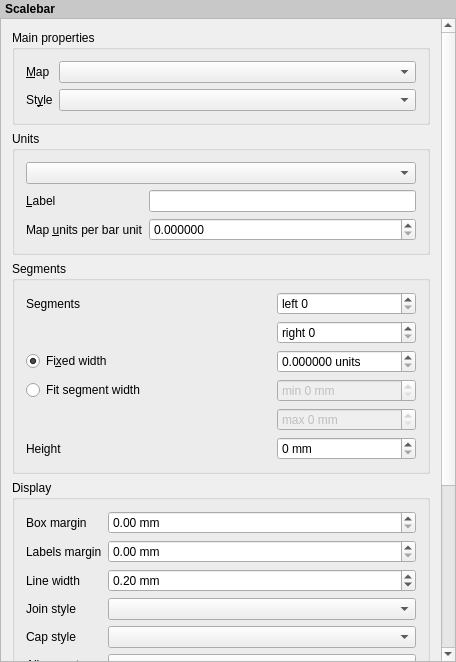
<?xml version="1.0" encoding="UTF-8"?>
<ui version="4.0">
 <class>QgsComposerScaleBarWidgetBase</class>
 <widget class="QWidget" name="QgsComposerScaleBarWidgetBase">
  <property name="geometry">
   <rect>
    <x>0</x>
    <y>0</y>
    <width>456</width>
    <height>662</height>
   </rect>
  </property>
  <property name="sizePolicy">
   <sizepolicy hsizetype="Expanding" vsizetype="Expanding">
    <horstretch>0</horstretch>
    <verstretch>0</verstretch>
   </sizepolicy>
  </property>
  <property name="windowTitle">
   <string>Barscale Options</string>
  </property>
  <layout class="QVBoxLayout" name="verticalLayout">
   <property name="spacing">
    <number>0</number>
   </property>
   <property name="leftMargin">
    <number>0</number>
   </property>
   <property name="topMargin">
    <number>0</number>
   </property>
   <property name="rightMargin">
    <number>0</number>
   </property>
   <property name="bottomMargin">
    <number>0</number>
   </property>
   <item>
    <widget class="QLabel" name="label_5">
     <property name="sizePolicy">
      <sizepolicy hsizetype="Preferred" vsizetype="Maximum">
       <horstretch>0</horstretch>
       <verstretch>0</verstretch>
      </sizepolicy>
     </property>
     <property name="styleSheet">
      <string notr="true">padding: 2px; font-weight: bold; background-color: rgb(200, 200, 200);</string>
     </property>
     <property name="text">
      <string>Scalebar</string>
     </property>
    </widget>
   </item>
   <item>
    <widget class="QScrollArea" name="scrollArea">
     <property name="widgetResizable">
      <bool>true</bool>
     </property>
     <widget class="QWidget" name="scrollAreaWidgetContents">
      <property name="geometry">
       <rect>
        <x>0</x>
        <y>-275</y>
        <width>438</width>
        <height>914</height>
       </rect>
      </property>
      <layout class="QVBoxLayout" name="mainLayout">
       <item>
        <widget class="QgsCollapsibleGroupBoxBasic" name="groupBox">
         <property name="focusPolicy">
          <enum>Qt::StrongFocus</enum>
         </property>
         <property name="title">
          <string>Main properties</string>
         </property>
         <property name="syncGroup" stdset="0">
          <string notr="true">composeritem</string>
         </property>
         <property name="collapsed" stdset="0">
          <bool>false</bool>
         </property>
         <layout class="QGridLayout" name="gridLayout" columnstretch="0,1">
          <item row="0" column="0">
           <widget class="QLabel" name="mMapLabel">
            <property name="sizePolicy">
             <sizepolicy hsizetype="Expanding" vsizetype="Fixed">
              <horstretch>0</horstretch>
              <verstretch>0</verstretch>
             </sizepolicy>
            </property>
            <property name="text">
             <string>&amp;Map</string>
            </property>
            <property name="wordWrap">
             <bool>true</bool>
            </property>
            <property name="buddy">
             <cstring>mMapComboBox</cstring>
            </property>
           </widget>
          </item>
          <item row="0" column="1">
           <widget class="QComboBox" name="mMapComboBox">
            <property name="enabled">
             <bool>true</bool>
            </property>
            <property name="sizePolicy">
             <sizepolicy hsizetype="Expanding" vsizetype="Fixed">
              <horstretch>0</horstretch>
              <verstretch>0</verstretch>
             </sizepolicy>
            </property>
           </widget>
          </item>
          <item row="1" column="0">
           <widget class="QLabel" name="mStyleLabel">
            <property name="text">
             <string>St&amp;yle</string>
            </property>
            <property name="buddy">
             <cstring>mStyleComboBox</cstring>
            </property>
           </widget>
          </item>
          <item row="1" column="1">
           <widget class="QComboBox" name="mStyleComboBox"/>
          </item>
         </layout>
        </widget>
       </item>
       <item>
        <widget class="QgsCollapsibleGroupBoxBasic" name="mGroupBoxUnits">
         <property name="focusPolicy">
          <enum>Qt::StrongFocus</enum>
         </property>
         <property name="title">
          <string>Units</string>
         </property>
         <property name="syncGroup" stdset="0">
          <string notr="true">composeritem</string>
         </property>
         <property name="collapsed" stdset="0">
          <bool>false</bool>
         </property>
         <layout class="QGridLayout" name="gridLayout_2" columnstretch="0,1">
          <item row="1" column="0">
           <widget class="QLabel" name="mUnitLabelLabel">
            <property name="text">
             <string>&amp;Label</string>
            </property>
            <property name="wordWrap">
             <bool>true</bool>
            </property>
            <property name="buddy">
             <cstring>mUnitLabelLineEdit</cstring>
            </property>
           </widget>
          </item>
          <item row="1" column="1">
           <widget class="QLineEdit" name="mUnitLabelLineEdit"/>
          </item>
          <item row="2" column="0">
           <widget class="QLabel" name="mMapUnitsPerBarUnitLabel">
            <property name="text">
             <string>Map &amp;units per bar unit</string>
            </property>
            <property name="wordWrap">
             <bool>false</bool>
            </property>
            <property name="buddy">
             <cstring>mMapUnitsPerBarUnitSpinBox</cstring>
            </property>
           </widget>
          </item>
          <item row="2" column="1">
           <widget class="QgsDoubleSpinBox" name="mMapUnitsPerBarUnitSpinBox">
            <property name="decimals">
             <number>6</number>
            </property>
            <property name="maximum">
             <double>9999999999999.000000000000000</double>
            </property>
            <property name="showClearButton" stdset="0">
             <bool>false</bool>
            </property>
           </widget>
          </item>
          <item row="0" column="0" colspan="2">
           <widget class="QComboBox" name="mUnitsComboBox"/>
          </item>
         </layout>
        </widget>
       </item>
       <item>
        <widget class="QgsCollapsibleGroupBoxBasic" name="mGroupBoxSegments">
         <property name="focusPolicy">
          <enum>Qt::StrongFocus</enum>
         </property>
         <property name="title">
          <string>Segments</string>
         </property>
         <property name="syncGroup" stdset="0">
          <string notr="true">composeritem</string>
         </property>
         <property name="collapsed" stdset="0">
          <bool>false</bool>
         </property>
         <layout class="QGridLayout" name="gridLayout_3" columnstretch="0,0,0">
          <item row="0" column="0">
           <widget class="QLabel" name="mSegmentLabel">
            <property name="text">
             <string>Segments</string>
            </property>
           </widget>
          </item>
          <item row="2" column="2">
           <widget class="QgsDoubleSpinBox" name="mSegmentSizeSpinBox">
            <property name="suffix">
             <string> units</string>
            </property>
            <property name="decimals">
             <number>6</number>
            </property>
            <property name="maximum">
             <double>9999999999999.000000000000000</double>
            </property>
            <property name="showClearButton" stdset="0">
             <bool>false</bool>
            </property>
           </widget>
          </item>
          <item row="5" column="0" colspan="2">
           <widget class="QLabel" name="label">
            <property name="text">
             <string>Height</string>
            </property>
           </widget>
          </item>
          <item row="1" column="2">
           <widget class="QgsSpinBox" name="mNumberOfSegmentsSpinBox">
            <property name="suffix">
             <string/>
            </property>
            <property name="prefix">
             <string>right </string>
            </property>
            <property name="value">
             <number>0</number>
            </property>
           </widget>
          </item>
          <item row="4" column="2">
           <widget class="QgsSpinBox" name="mMaxWidthSpinBox">
            <property name="enabled">
             <bool>false</bool>
            </property>
            <property name="suffix">
             <string> mm</string>
            </property>
            <property name="prefix">
             <string>max </string>
            </property>
            <property name="maximum">
             <number>999</number>
            </property>
           </widget>
          </item>
          <item row="0" column="2">
           <widget class="QgsSpinBox" name="mSegmentsLeftSpinBox">
            <property name="suffix">
             <string/>
            </property>
            <property name="prefix">
             <string>left </string>
            </property>
           </widget>
          </item>
          <item row="3" column="2">
           <widget class="QgsSpinBox" name="mMinWidthSpinBox">
            <property name="enabled">
             <bool>false</bool>
            </property>
            <property name="suffix">
             <string> mm</string>
            </property>
            <property name="prefix">
             <string>min </string>
            </property>
            <property name="maximum">
             <number>999</number>
            </property>
           </widget>
          </item>
          <item row="5" column="2">
           <widget class="QgsSpinBox" name="mHeightSpinBox">
            <property name="suffix">
             <string> mm</string>
            </property>
            <property name="prefix">
             <string/>
            </property>
            <property name="showClearButton" stdset="0">
             <bool>false</bool>
            </property>
           </widget>
          </item>
          <item row="2" column="0" colspan="2">
           <widget class="QRadioButton" name="mFixedSizeRadio">
            <property name="text">
             <string>Fi&amp;xed width</string>
            </property>
            <property name="checked">
             <bool>true</bool>
            </property>
           </widget>
          </item>
          <item row="3" column="0" colspan="2">
           <widget class="QRadioButton" name="mFitWidthRadio">
            <property name="text">
             <string>Fit segment width</string>
            </property>
           </widget>
          </item>
         </layout>
        </widget>
       </item>
       <item>
        <widget class="QgsCollapsibleGroupBoxBasic" name="groupBox_5">
         <property name="focusPolicy">
          <enum>Qt::StrongFocus</enum>
         </property>
         <property name="title">
          <string>Display</string>
         </property>
         <property name="syncGroup" stdset="0">
          <string notr="true">composeritem</string>
         </property>
         <property name="collapsed" stdset="0">
          <bool>true</bool>
         </property>
         <layout class="QGridLayout" name="gridLayout_4" columnstretch="0,1">
          <item row="0" column="0">
           <widget class="QLabel" name="label_4">
            <property name="text">
             <string>Box margin</string>
            </property>
           </widget>
          </item>
          <item row="0" column="1">
           <widget class="QgsDoubleSpinBox" name="mBoxSizeSpinBox">
            <property name="prefix">
             <string/>
            </property>
            <property name="suffix">
             <string> mm</string>
            </property>
           </widget>
          </item>
          <item row="1" column="0">
           <widget class="QLabel" name="label_2">
            <property name="text">
             <string>Labels margin</string>
            </property>
           </widget>
          </item>
          <item row="1" column="1">
           <widget class="QgsDoubleSpinBox" name="mLabelBarSpaceSpinBox">
            <property name="prefix">
             <string/>
            </property>
            <property name="suffix">
             <string> mm</string>
            </property>
           </widget>
          </item>
          <item row="2" column="0">
           <widget class="QLabel" name="label_3">
            <property name="text">
             <string>Line width</string>
            </property>
           </widget>
          </item>
          <item row="2" column="1">
           <widget class="QgsDoubleSpinBox" name="mLineWidthSpinBox">
            <property name="sizePolicy">
             <sizepolicy hsizetype="Expanding" vsizetype="Fixed">
              <horstretch>0</horstretch>
              <verstretch>0</verstretch>
             </sizepolicy>
            </property>
            <property name="prefix">
             <string/>
            </property>
            <property name="suffix">
             <string> mm</string>
            </property>
            <property name="minimum">
             <double>0.010000000000000</double>
            </property>
            <property name="singleStep">
             <double>0.100000000000000</double>
            </property>
            <property name="value">
             <double>0.200000000000000</double>
            </property>
            <property name="showClearButton" stdset="0">
             <bool>false</bool>
            </property>
           </widget>
          </item>
          <item row="3" column="0">
           <widget class="QLabel" name="label_8">
            <property name="text">
             <string>Join style</string>
            </property>
           </widget>
          </item>
          <item row="3" column="1">
           <widget class="QgsPenJoinStyleComboBox" name="mLineJoinStyleCombo"/>
          </item>
          <item row="4" column="0">
           <widget class="QLabel" name="label_6">
            <property name="text">
             <string>Cap style</string>
            </property>
           </widget>
          </item>
          <item row="4" column="1">
           <widget class="QgsPenCapStyleComboBox" name="mLineCapStyleCombo"/>
          </item>
          <item row="5" column="0">
           <widget class="QLabel" name="mAlignmentLabel">
            <property name="text">
             <string>Alignment</string>
            </property>
           </widget>
          </item>
          <item row="5" column="1">
           <widget class="QComboBox" name="mAlignmentComboBox"/>
          </item>
         </layout>
        </widget>
       </item>
       <item>
        <widget class="QgsCollapsibleGroupBoxBasic" name="groupBox_4">
         <property name="focusPolicy">
          <enum>Qt::StrongFocus</enum>
         </property>
         <property name="title">
          <string>Fonts and colors</string>
         </property>
         <property name="syncGroup" stdset="0">
          <string notr="true">composeritem</string>
         </property>
         <property name="collapsed" stdset="0">
          <bool>true</bool>
         </property>
         <layout class="QGridLayout" name="gridLayout_5" columnstretch="0,1">
          <item row="1" column="0">
           <widget class="QLabel" name="label_7">
            <property name="text">
             <string>Font color</string>
            </property>
           </widget>
          </item>
          <item row="1" column="1">
           <layout class="QHBoxLayout" name="horizontalLayout_2">
            <item>
             <widget class="QgsColorButtonV2" name="mFontColorButton">
              <property name="minimumSize">
               <size>
                <width>120</width>
                <height>0</height>
               </size>
              </property>
              <property name="maximumSize">
               <size>
                <width>120</width>
                <height>16777215</height>
               </size>
              </property>
              <property name="text">
               <string/>
              </property>
             </widget>
            </item>
            <item>
             <spacer name="horizontalSpacer">
              <property name="orientation">
               <enum>Qt::Horizontal</enum>
              </property>
              <property name="sizeHint" stdset="0">
               <size>
                <width>40</width>
                <height>20</height>
               </size>
              </property>
             </spacer>
            </item>
           </layout>
          </item>
          <item row="2" column="0">
           <widget class="QLabel" name="label_9">
            <property name="text">
             <string>Fill color</string>
            </property>
           </widget>
          </item>
          <item row="2" column="1">
           <layout class="QHBoxLayout" name="horizontalLayout_3">
            <item>
             <widget class="QgsColorButtonV2" name="mFillColorButton">
              <property name="minimumSize">
               <size>
                <width>120</width>
                <height>0</height>
               </size>
              </property>
              <property name="maximumSize">
               <size>
                <width>120</width>
                <height>16777215</height>
               </size>
              </property>
              <property name="text">
               <string/>
              </property>
             </widget>
            </item>
            <item>
             <spacer name="horizontalSpacer_2">
              <property name="orientation">
               <enum>Qt::Horizontal</enum>
              </property>
              <property name="sizeHint" stdset="0">
               <size>
                <width>40</width>
                <height>20</height>
               </size>
              </property>
             </spacer>
            </item>
           </layout>
          </item>
          <item row="3" column="0">
           <widget class="QLabel" name="label_10">
            <property name="text">
             <string>Secondary fill color</string>
            </property>
           </widget>
          </item>
          <item row="3" column="1">
           <layout class="QHBoxLayout" name="horizontalLayout_4">
            <item>
             <widget class="QgsColorButtonV2" name="mFillColor2Button">
              <property name="minimumSize">
               <size>
                <width>120</width>
                <height>0</height>
               </size>
              </property>
              <property name="maximumSize">
               <size>
                <width>120</width>
                <height>16777215</height>
               </size>
              </property>
              <property name="text">
               <string/>
              </property>
             </widget>
            </item>
            <item>
             <spacer name="horizontalSpacer_3">
              <property name="orientation">
               <enum>Qt::Horizontal</enum>
              </property>
              <property name="sizeHint" stdset="0">
               <size>
                <width>40</width>
                <height>20</height>
               </size>
              </property>
             </spacer>
            </item>
           </layout>
          </item>
          <item row="4" column="0">
           <widget class="QLabel" name="label_11">
            <property name="text">
             <string>Line color</string>
            </property>
           </widget>
          </item>
          <item row="4" column="1">
           <layout class="QHBoxLayout" name="horizontalLayout_5">
            <item>
             <widget class="QgsColorButtonV2" name="mStrokeColorButton">
              <property name="minimumSize">
               <size>
                <width>120</width>
                <height>0</height>
               </size>
              </property>
              <property name="maximumSize">
               <size>
                <width>120</width>
                <height>16777215</height>
               </size>
              </property>
              <property name="text">
               <string/>
              </property>
             </widget>
            </item>
            <item>
             <spacer name="horizontalSpacer_4">
              <property name="orientation">
               <enum>Qt::Horizontal</enum>
              </property>
              <property name="sizeHint" stdset="0">
               <size>
                <width>40</width>
                <height>20</height>
               </size>
              </property>
             </spacer>
            </item>
           </layout>
          </item>
          <item row="0" column="0" colspan="2">
           <widget class="QPushButton" name="mFontButton">
            <property name="sizePolicy">
             <sizepolicy hsizetype="Preferred" vsizetype="Fixed">
              <horstretch>0</horstretch>
              <verstretch>0</verstretch>
             </sizepolicy>
            </property>
            <property name="text">
             <string>Font...</string>
            </property>
           </widget>
          </item>
         </layout>
        </widget>
       </item>
      </layout>
     </widget>
    </widget>
   </item>
  </layout>
 </widget>
 <layoutdefault spacing="6" margin="11"/>
 <customwidgets>
  <customwidget>
   <class>QgsColorButtonV2</class>
   <extends>QToolButton</extends>
   <header>qgscolorbuttonv2.h</header>
   <container>1</container>
  </customwidget>
  <customwidget>
   <class>QgsDoubleSpinBox</class>
   <extends>QDoubleSpinBox</extends>
   <header>qgsdoublespinbox.h</header>
  </customwidget>
  <customwidget>
   <class>QgsSpinBox</class>
   <extends>QSpinBox</extends>
   <header>qgsspinbox.h</header>
  </customwidget>
  <customwidget>
   <class>QgsPenJoinStyleComboBox</class>
   <extends>QComboBox</extends>
   <header>qgspenstylecombobox.h</header>
  </customwidget>
  <customwidget>
   <class>QgsPenCapStyleComboBox</class>
   <extends>QComboBox</extends>
   <header>qgspenstylecombobox.h</header>
  </customwidget>
  <customwidget>
   <class>QgsCollapsibleGroupBoxBasic</class>
   <extends>QGroupBox</extends>
   <header location="global">qgscollapsiblegroupbox.h</header>
   <container>1</container>
  </customwidget>
 </customwidgets>
 <tabstops>
  <tabstop>scrollArea</tabstop>
  <tabstop>groupBox</tabstop>
  <tabstop>mMapComboBox</tabstop>
  <tabstop>mStyleComboBox</tabstop>
  <tabstop>mGroupBoxUnits</tabstop>
  <tabstop>mUnitsComboBox</tabstop>
  <tabstop>mUnitLabelLineEdit</tabstop>
  <tabstop>mMapUnitsPerBarUnitSpinBox</tabstop>
  <tabstop>mGroupBoxSegments</tabstop>
  <tabstop>mSegmentsLeftSpinBox</tabstop>
  <tabstop>mNumberOfSegmentsSpinBox</tabstop>
  <tabstop>mFixedSizeRadio</tabstop>
  <tabstop>mSegmentSizeSpinBox</tabstop>
  <tabstop>mFitWidthRadio</tabstop>
  <tabstop>mMinWidthSpinBox</tabstop>
  <tabstop>mMaxWidthSpinBox</tabstop>
  <tabstop>mHeightSpinBox</tabstop>
  <tabstop>groupBox_5</tabstop>
  <tabstop>mBoxSizeSpinBox</tabstop>
  <tabstop>mLabelBarSpaceSpinBox</tabstop>
  <tabstop>mLineWidthSpinBox</tabstop>
  <tabstop>mLineJoinStyleCombo</tabstop>
  <tabstop>mLineCapStyleCombo</tabstop>
  <tabstop>mAlignmentComboBox</tabstop>
  <tabstop>groupBox_4</tabstop>
  <tabstop>mFontButton</tabstop>
  <tabstop>mFontColorButton</tabstop>
  <tabstop>mFillColorButton</tabstop>
  <tabstop>mFillColor2Button</tabstop>
  <tabstop>mStrokeColorButton</tabstop>
 </tabstops>
 <resources/>
 <connections/>
</ui>
